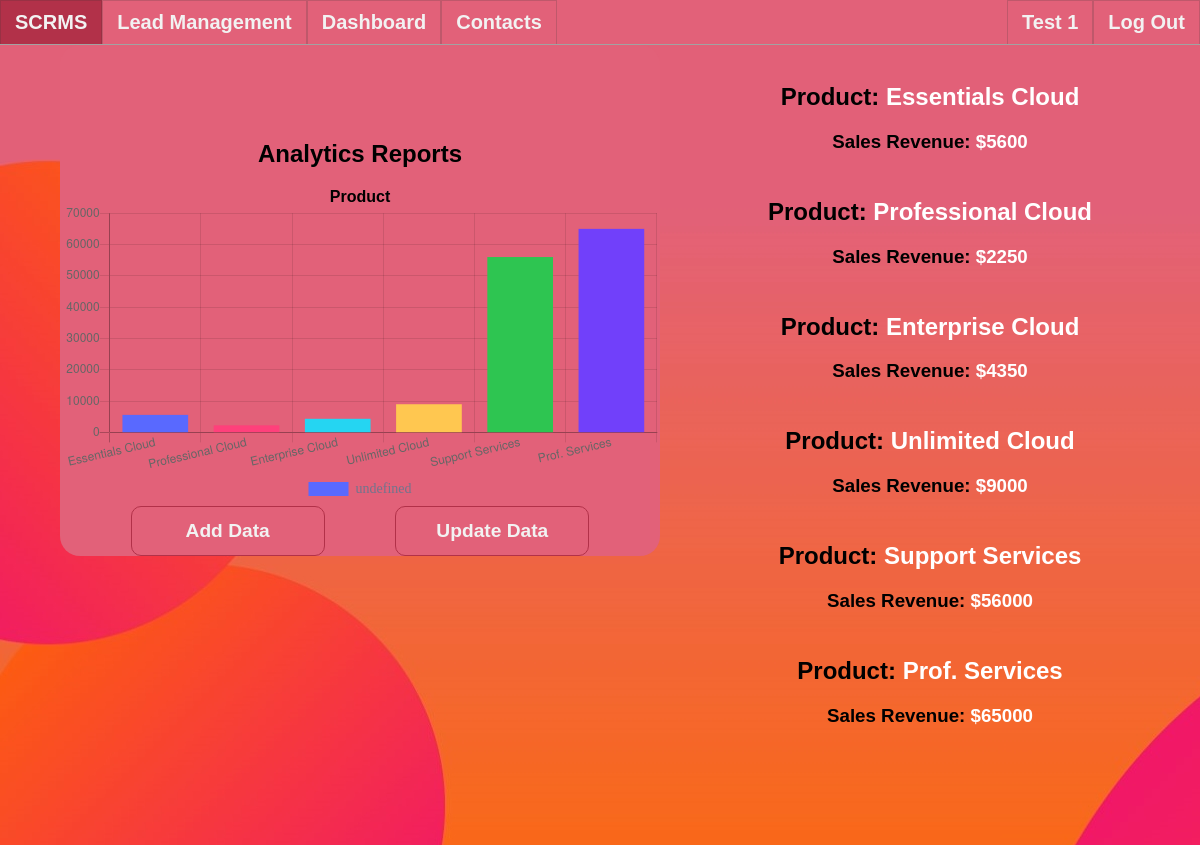
Page /dashboard.php (signed in) on the committed database.
### tables this page shows
CREATE TABLE `tblsales` (
  `SalesId` int(11) NOT NULL,
  `Product` varchar(90) NOT NULL,
  `TotalSales` double NOT NULL
);

### dashboard.php (the view, shortened to what this page needs)
<?php
$con  = mysqli_connect("localhost","root","","scrms");
 if (!$con) {
    echo "Problem in database connection! Contact administrator!";
 }else{
         $sql ="SELECT * FROM tblsales";
         $result = mysqli_query($con,$sql);
         while ($row = mysqli_fetch_array($result)) {
            $productname[]  = $row['Product']  ;
            $sales[] = $row['TotalSales'];
        }
 }
?>
<!DOCTYPE html>
<html lang="en">
    <head>
    <link rel="stylesheet" href="./css/common.css">
    <link rel="stylesheet" href="./css/index.css">
    </head>
    <body>
    <div class=navbar>
        <ul>
            <li><a href="index.php">SCRMS</a></li>
            <li><a href="#">Lead Management</a></li>
            <li><a href="dashboard.php">Dashboard</a></li>
            <li><a href="contacts.php">Contacts</a></li>
            <?php
            if (isset($_SESSION["user_id"])) {
                ?>
                <li style="float:right"><a href="includes/logout-inc.php">Log Out</a></li>
                <li style="float:right"><a href="./profile.php">
                        <?php echo $_SESSION["user_name"]; ?>
                    </a></li>
                <?php
            } else {
                ?>
                <li style="float:right"><a href="./index.php">Log In</a></li>
                <li style="float:right"><a href="./index.php">Sign Up</a></li>
                <?php
            }
            ?>
        </ul>
    </div>
    <div class=wrapper-flex>
        <br>
        <div class=chart>
            <h2 class="page-header" >Analytics Reports </h2>
            <div>Product </div>
            <canvas  id="chartjs_bar"></canvas>
            <div class=dashboard-options>
        <div class=dashboard-opt><a href="./addData.php">Add Data</a></div>
        <div class=dashboard-opt><a href="./updateData.php">Update Data</a></div>
        </div>
        </div>
        <div class=userdata>
            <br>
    <?php
    $con = mysqli_connect("localhost", "root", "", "scrms");
    if (!$con) {
        echo "Problem in database connection! Contact administrator!";
    } else {
        $sql = "SELECT * FROM tblsales";
        $result = mysqli_query($con, $sql);
        while ($row = mysqli_fetch_array($result)) {
            $productName = $row['Product'];
            $totalSales = $row['TotalSales'];
            echo "<div>";
            echo "<h2><span style=color:black>Product:</span> $productName</h2>";
            echo "<h3 style=padding-bottom:25px;><span style=color:black>Sales Revenue:</span> $$totalSales</h3>";
            echo "</div>";
        }
    }
    ?>
</div>
        </div>
    </body>
    <script type="text/javascript">
      var ctx = document.getElementById("chartjs_bar").getContext('2d');
                var myChart = new Chart(ctx, {
                    type: 'bar',
                    data: {
                        labels:<?php echo json_encode($productname); ?>,
                        datasets: [{
                            backgroundColor: [
                                "#5969ff",
                                "#ff407b",
                                "#25d5f2",
                                "#ffc750",
                                "#2ec551",
                                "#7140fa",
                                "#ff004e"
                            ],
                            data:<?php echo json_encode($sales); ?>,
                        }]
                    },
                    options: {
                           legend: {
                        display: true,
                        position: 'bottom',
                        labels: {
                            fontColor: '#71748d',
                            fontFamily: 'Circular Std Book',
                            fontSize: 14,
                        }
                    },
                }
                });
    </script>
</html>

### css/common.css (style rules this page uses)
* { position: relative; text-align: center; font-family: sans-serif; }
body { overflow: hidden; padding: 0; margin: 0; }
.navbar { z-index: 100; position: relative; width: 100%; top: 0; border-bottom: 1px solid rgba(50, 50, 50, 0.45); }
ul { list-style-type: none; margin: 0; padding: 0; overflow: hidden; background-color: #e26179; }
li { float: left; }
li a { display: block; padding: 10px 14px; font-size: 20px; color: #f2f2f2; font-weight: 600; background-color: #e26179; text-decoration: none; border: 1px solid rgba(50, 50, 50, 0.2); border-bottom: 0px; }

### css/index.css (style rules this page uses)
* { position: relative; text-align: center; font-family: sans-serif; }
body { max-height: 800px; overflow: hidden; padding: 0; margin: 0; }
.wrapper-flex { display: flex; flex-direction: column; flex-wrap: wrap; justify-content: space-evenly; background-image: url("../images/circles-enhanced.jpg"); background-repeat: no-repeat; background-attachment: fixed; min-height: 90vh; }

### dashboard.php (style rules this page uses)
.wrapper-flex { min-height: 100vh; flex-direction: row !important; }
.chart { padding-top: 75px; background-color:#e26179; width:50%; height:60%; text-align:center; font-size: 16px; font-weight: 600; z-index: 5; float: left; border-radius: 20px; }
.userdata { width: 40%; text-align: center; font-size: 16px; font-weight: 600; color: #fff; z-index: 5; float: left; border-radius: 20px; }
.dashboard-options { display: flex; flex-direction: row; flex-wrap: wrap; justify-content: space-evenly; background-color: transparent; }
.dashboard-opt { display: flex; flex-direction: row; justify-content: center; align-items: center; float: left; width: 12rem; height: 3rem; background-color: #e26179; border: 1px solid #b23149; border-radius: 10px; }
.dashboard-opt > a { position: absolute; display: block; text-align: center; color: #f2f2f2; font-size: 1.2rem; font-weight: 600; text-decoration: none; }

### rows in the picture
tblsales: Product "Essentials Cloud", TotalSales "5600"
tblsales: Product "Professional Cloud", TotalSales "2250"
tblsales: Product "Enterprise Cloud", TotalSales "4350"
tblsales: Product "Unlimited Cloud", TotalSales "9000"
tblsales: Product "Support Services", TotalSales "56000"
tblsales: Product "Prof. Services", TotalSales "65000"

### other values in the picture
$_SESSION["user_name"] "Test 1"
chart data {{ json_encode($productname) }} ["Essentials Cloud","Professional Cloud","Enterprise Cloud","Unlimited Cloud","Support Services","Prof. Services"]
chart data {{ json_encode($sales) }} ["5600","2250","4350","9000","56000","65000"]
